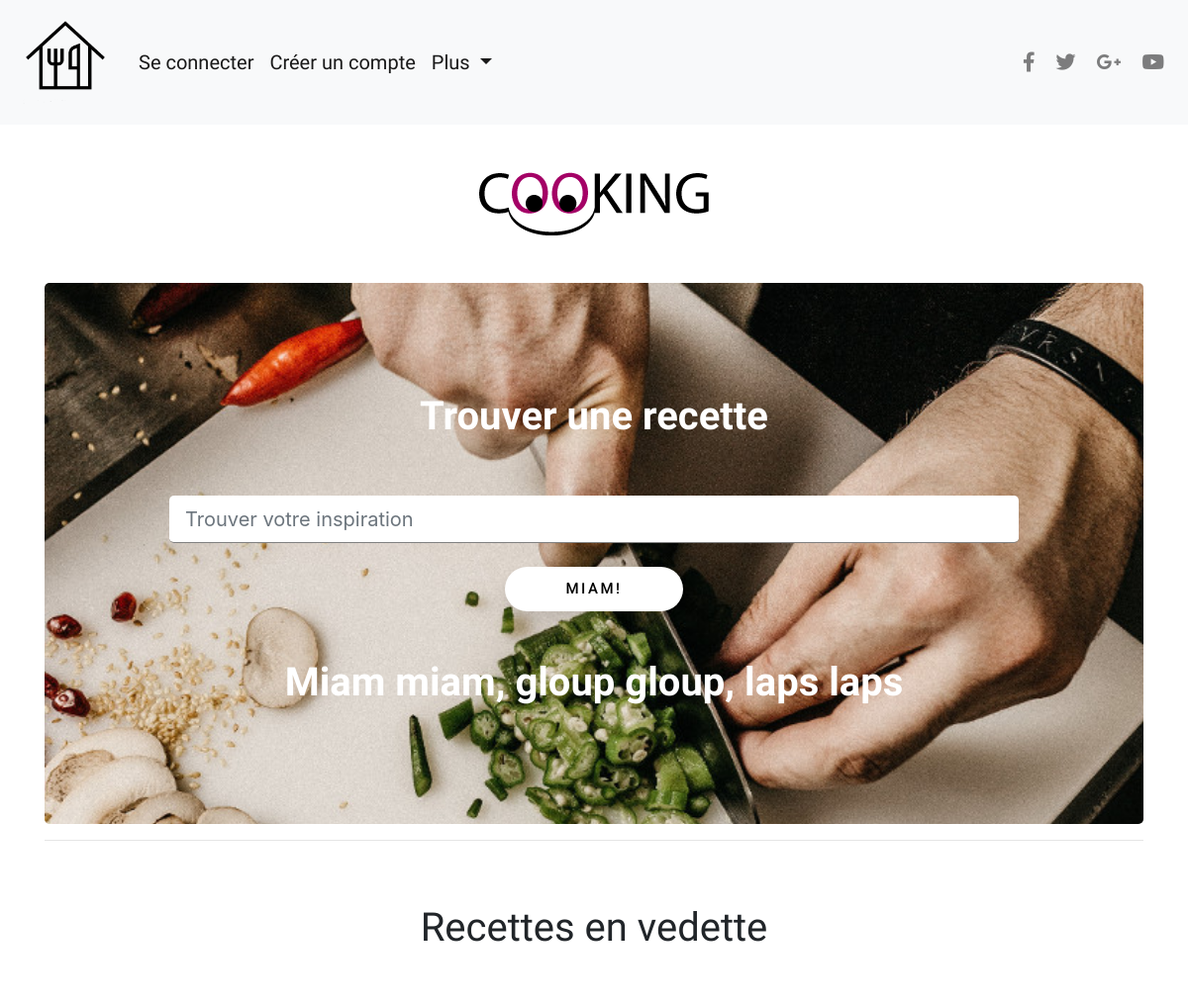
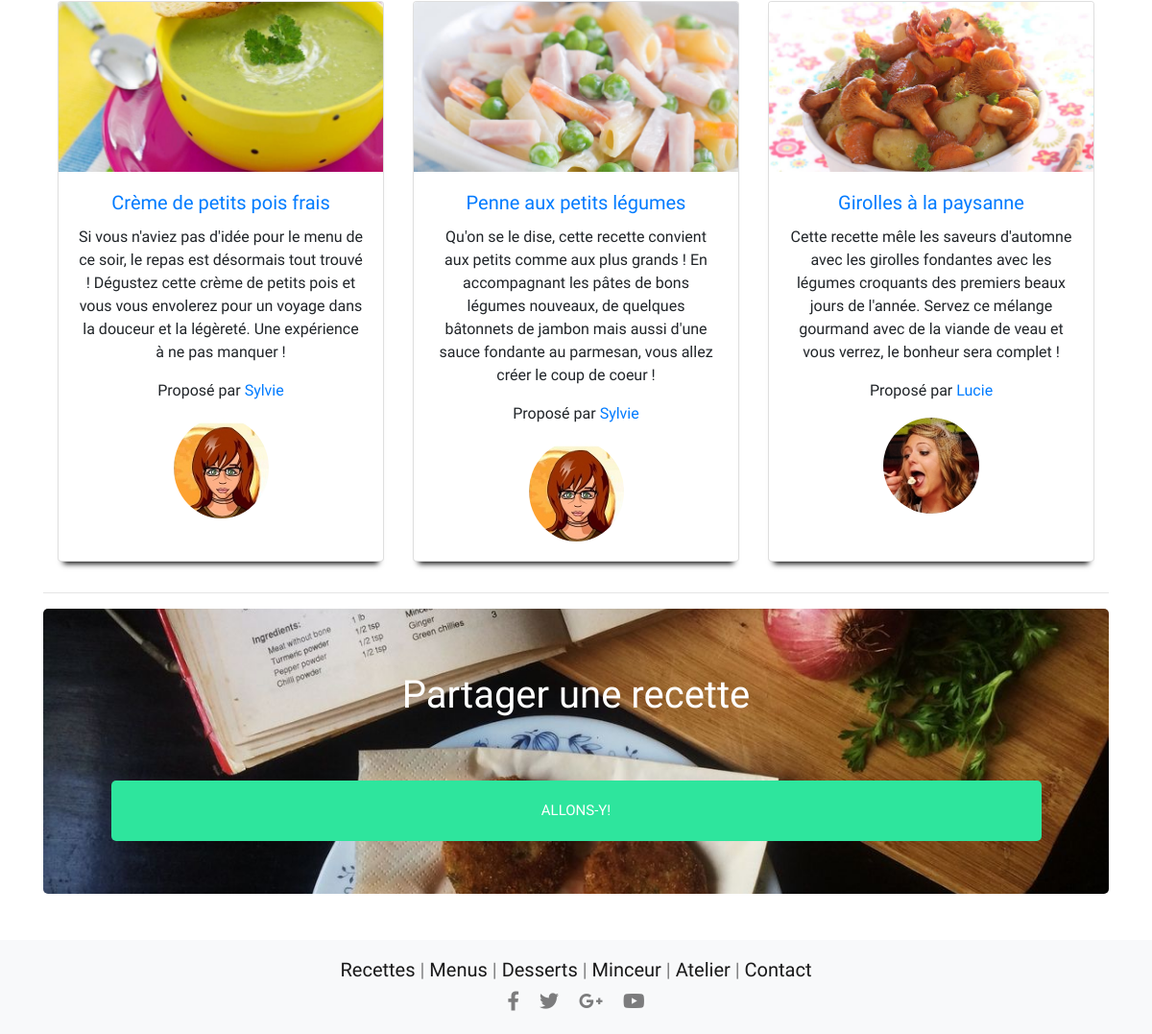
The page / on the database its author committed (2 pictures, top to bottom).
### tables this page shows
CREATE TABLE `recettes` (
  `idRecette` int(11) NOT NULL,
  `titre` varchar(250) NOT NULL,
  `chapo` longtext NOT NULL,
  `img` varchar(50) NOT NULL,
  `preparation` longtext NOT NULL,
  `ingredient` longtext NOT NULL,
  `membre` int(11) NOT NULL,
  `couleur` varchar(30) NOT NULL,
  `dateCrea` timestamp NOT NULL DEFAULT CURRENT_TIMESTAMP ON UPDATE CURRENT_TIMESTAMP,
  `categorie` int(11) NOT NULL,
  `tempsCuisson` varchar(50) NOT NULL,
  `tempsPreparation` varchar(50) NOT NULL,
  `difficulte` varchar(50) NOT NULL,
  `prix` varchar(50) NOT NULL
);

CREATE TABLE `membres` (
  `idMembre` int(11) NOT NULL,
  `gravatar` varchar(100) NOT NULL,
  `login` varchar(32) NOT NULL,
  `password` varchar(40) NOT NULL,
  `statut` varchar(20) NOT NULL,
  `prenom` varchar(50) NOT NULL,
  `nom` varchar(50) NOT NULL,
  `dateCrea` timestamp NOT NULL DEFAULT CURRENT_TIMESTAMP ON UPDATE CURRENT_TIMESTAMP
);

### index.php (the view, shortened to what this page needs)
<?php
require_once 'inc/init.php';
$query = "SELECT r.idRecette, r.titre, r.chapo,r.img, m.idMembre, m.prenom, m.gravatar FROM recettes r, membres m WHERE r.membre=m.idMembre ORDER BY RAND() LIMIT 4;";
$result = $pdo->query($query);
?>
<div class="container">
    <div class="row mx-auto">
        <div class="col-sm-12 text-center p-5">
            <img src="./assets/images/logo-cooking.png" alt="Cooking Logo">
        </div>
    </div>
    <div class="row mx-auto">
        <div class="searchBox">
            <div class="col-sm-12 pb-5">
                <h1>Trouver une recette</h1>
            </div>
            <div class="col-sm-12">
                <form class="form-block" action="resultats.php" method="POST"  autocomplete='on'>
                    <div class="md-form mt-0">
                        <input class="form-control form-control-lg form-control-borderless" type="text" pattern="^[A-zÀ-ú]*$|^[A-zÀ-ú][A-zÀ-ú]*[A-zÀ-ú]*$" placeholder="Trouver votre inspiration" aria-label="Search" name="searchTerm" required oninvalid="this.setCustomValidity('Veuillez saisir au moins un ingrédient')"
                               oninput="setCustomValidity('')">
                    </div>
                    <br>
                    <button class="btn btn-block" type="submit">Miam!</button>
                </form>
            </div>
            <div class="col-sm-12 pt-5">
                <h1 class="d-none d-sm-block">Miam miam, gloup gloup, laps laps</h1>
            </div>
        </div>
    </div>
    <hr>
    <div class="row mx-auto">
        <div class="col-sm-12 p-5 text-center">
            <h1>Recettes en vedette</h1>
        </div>
        <div class="row mx-auto" id="vedettes">
            <div class="row mx-auto">
                <?php while($recette = $result->fetch(PDO::FETCH_OBJ)) { ?>
                <div class="col-lg-4 col-md-12 mb-3">
                    <div class="card h-100">
                        <img class="card-img-top" src="./assets/photos/recettes/<?php echo $recette->img;?>" alt="Card image cap">
                        <div class="card-body">
                            <a href="recette-detail.php?idr=<?php echo $recette->idRecette;?>"><h5 class="card-title"><?php echo $recette->titre;?></h5></a>
                            <p class="card-text"><?php echo $recette->chapo;?></p>
                            <p>Proposé par <a href="membre-detail.php?idm=<?php echo $recette->idMembre; ?>"><?php echo ucfirst($recette->prenom);?></a></p>
                            <img src="./assets/photos/gravatars/<?php echo $recette->gravatar?>" alt="photo <?php echo $recette->prenom;?>" class="bio">
                        </div>
                    </div>
                </div>
                <?php } ?>
            </div>
        </div>
    </div>
    <hr>
    <div class="row mx-auto" id="partage">
        <div class="col-sm-12 pb-5">
            <h1>Partager une recette</h1>
        </div>
        <div class="col-sm-12">
            <button type="button" class="btn btn-primary btn-lg btn-block">Allons-y!</button>
        </div>
    </div>
</div>
<?php
include './inc/footer.php';
?>

### css/main.css (style rules this page uses)
.row { padding-right: 0px; margin-right: 0px; }
.container { background-color: white; }
.container h1 { font-family: 'Raleway','sans-serif'; }
.container p, h6 { font-family: 'Source Sans Pro','serif'; }
.container button { font-family: 'Open Sans','sans-serif'; font-size: 1.5em; }
.searchBox { padding: 10%; width: 100%; text-align: center; background: url('../assets/photos/backgrounds/bg-search-alt-hands.jpg'); background-position-y: center; background-size: cover; border-radius: 5px; }
.searchBox button { width: 40%; margin: auto; padding: 0; }
.searchBox h1 { color: white; font-weight: bolder; }
.searchBox .btn { width: 180px; height: 45px; font-family: 'Roboto', sans-serif; font-size: 15px; text-transform: uppercase; letter-spacing: 2.5px; font-weight: 500; color: #000; background-color: #fff; border: none; border-radius: 45px; box-shadow: 0px 8px 15px rgba(0, 0, 0, 0.1); transition: all 0.3s ease 0s; cursor: pointer; outline: none; }
.searchBox .form-control-borderless { border: none; border-bottom: 1px solid grey; }
#vedettes { text-align: center; }
.bio { border-radius: 50%; }
.card { box-shadow: 0 8px 6px -6px black; font-family: "Source Sans Pro",'sans-serif'; }
.card-text { font-family: "Source Sans Pro",'sans-serif'; }
#partage { padding: 5%; text-align: center; background: url("../assets/photos/backgrounds/footer-bg-alt.jpg") no-repeat; background-size: cover; background-position-y: center; border-radius: 5px; color: white; font-weight: bolder; }
#partage h1 { padding: 1%; }
#partage button { display: inline-block; background: #2EE59D; color: #fff; font-family: Roboto,'sans-serif'; text-transform: uppercase; font-size: 15px; padding: 20px 30px; border: white; border-radius: 5px; box-shadow: 0 17px 10px -10px rgba(0, 0, 0, 0); cursor: pointer; transition: all ease-in-out 300ms; }

### rows shown on the page
recettes: img (picture), titre "Crème de petits pois frais", chapo "Si vous n'aviez pas d'idée pour le menu de ce soir, le repas est désormais tout trouvé ! Dégustez cette crème de petits pois et vous vous envolerez pour un voyage dans la douceur et la légèreté. Une expérience à ne pas manquer !", membres.prenom "Sylvie", membres.gravatar+prenom (picture)
recettes: img (picture), titre "Penne aux petits légumes", chapo "Qu'on se le dise, cette recette convient aux petits comme aux plus grands ! En accompagnant les pâtes de bons légumes nouveaux, de quelques bâtonnets de jambon mais aussi d'une sauce fondante au parmesan, vous allez créer le coup de coeur !", membres.prenom "Sylvie", membres.gravatar+prenom (picture)
recettes: img (picture), titre "Girolles à la paysanne", chapo "Cette recette mêle les saveurs d'automne avec les girolles fondantes avec les légumes croquants des premiers beaux jours de l'année. Servez ce mélange gourmand avec de la viande de veau et vous verrez, le bonheur sera complet !", membres.prenom "Lucie", membres.gravatar+prenom (picture)
